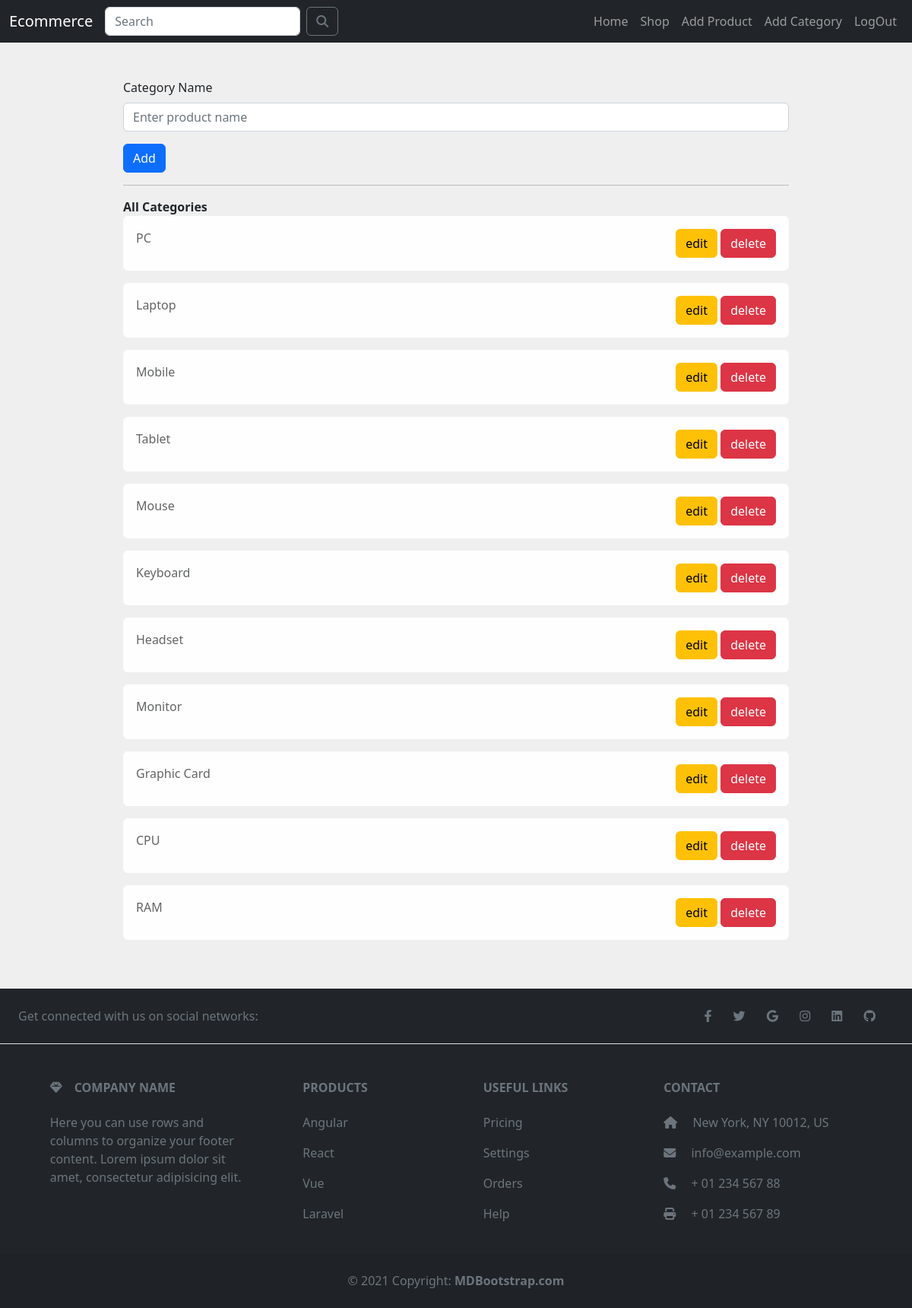
Page /addCategory.php (signed in) on the committed database.
### tables this page shows
CREATE TABLE IF NOT EXISTS `categories` (
  `category_id` int(11) NOT NULL AUTO_INCREMENT,
  `type` varchar(100) NOT NULL,
  PRIMARY KEY (`category_id`)
);

### classes/Category.php (called while the page is built, shortened)
<?php
class category extends MySql{
    public function getAllCategories(): array {
        try {
            $conn = $this->connect();
            $query = "SELECT * FROM `categories`";
            $stmt = $conn->prepare($query);
            $stmt->execute();
            $categories = $stmt->fetchAll(\PDO::FETCH_ASSOC);
            return $categories;
        } catch (\Throwable $thrown){
            throw new Exception("Can Not Get All Categories. ", 0, $thrown);
        }
    }
}
?>

### addCategory.php (the view, shortened to what this page needs)
<?php
require_once 'classes/Category.php';
$cat = new Category();
$categories = $cat->getAllCategories();
?>
<?php include './inc/header.php'?>
    <div class="container my-5 w-75">
        <form method='post' action='handlers/handleAddCategory.php'>
            <div class="mb-3">
                <label for="category-name" class="form-label">Category Name</label>
                <input name='type' type="text" class="form-control" id="category-name" placeholder="Enter product name">
            </div>
            <input name='submit' type="submit" class="btn btn-primary" value="Add"/>
        </form>
        <hr>
        <strong>All Categories</strong>
        <?php if(isset($categories)){?>
            <?php foreach($categories as $key => $value) {  ?>
                <div class="alert alert-light d-flex justify-content-between" role="alert">
                <span>
                    <?php echo $value['type']?>
                </span>
                    <span>
                    <a href="addCategory.php?id=<?php echo $value['category_id'] ?>" class="btn btn-warning">edit</a>
                    <a href="handlers/handleDeleteCategory.php?id=<?php echo $value['category_id'] ?>" class="btn btn-danger">delete</a>
                </span>
                </div>
            <?php } ?>
        <?php }else{?>
            <p>no category found</p>
        <?php }?>
    </div>
<?php include './inc/footer.php'?>

### css/style.css (style rules this page uses)
body { background-color:#efefef !important; padding-top: 55px !important; min-height: 100vh; display: flex; flex-direction: column; }
a { text-decoration: none ; color: inherit ; }

### rows in the picture
categories: type "PC"
categories: type "Laptop"
categories: type "Mobile"
categories: type "Tablet"
categories: type "Mouse"
categories: type "Keyboard"
categories: type "Headset"
categories: type "Monitor"
categories: type "Graphic Card"
categories: type "CPU"
categories: type "RAM"
